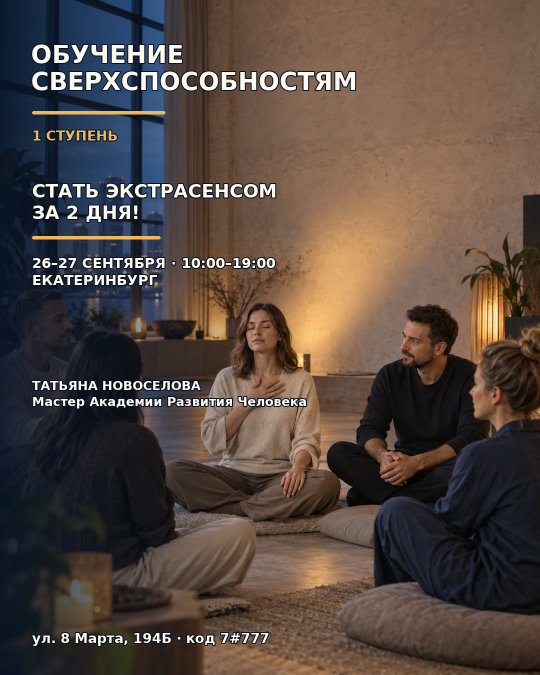
#> input picture outputs/obuchenie-sverhsposobnostyam/17-layout-editorial-column.png, 1080 x 1350 px, given in place of exec-b0fe1202-6a0a-4b4c-a168-3592ebb45305.png, which was not available (shown at 1/2 size)
$ python build_integrated_event_posters.py
#> lines starting #> are read from the running program, lines starting #| are printed output that depends on the picture
### scripts/build_event_posters.py
from __future__ import annotations

import math
import random
from pathlib import Path

from PIL import Image, ImageDraw, ImageFilter, ImageFont, ImageOps


ROOT = Path(r"C:\Users\Lenovo\Documents\ChatGPT\images_for_media")
SOURCES = Path(r"C:\Users\Lenovo\.codex\generated_images\01a080a6-b560-7c12-bf98-2c1f9a33703e")
OUT = ROOT / "outputs" / "obuchenie-sverhsposobnostyam"
OUT.mkdir(parents=True, exist_ok=True)

W, H = 1080, 1350
FONT = Path(r"C:\Windows\Fonts\DejaVuSans.ttf")
BOLD = Path(r"C:\Windows\Fonts\DejaVuSans-Bold.ttf")

SPECS = [
    ("exec-b0fe1202-6a0a-4b4c-a168-3592ebb45305.png", "01-sovremennaya.png", (10, 20, 38, 185), (255, 255, 255)),
    ("exec-816a7f0f-210b-401b-987d-5f3de609e816.png", "02-praktikum.png", (21, 34, 26, 178), (255, 255, 250)),
    ("exec-40b0a840-50a1-4b71-89fb-ff5d382ffede.png", "03-simvolicheskaya.png", (7, 16, 38, 188), (250, 234, 190)),
]
GIF_SOURCE = "exec-530cd1a1-b74e-456a-96ca-9d8029f86fbe.png"


def font(path: Path, size: int) -> ImageFont.FreeTypeFont:
    return ImageFont.truetype(str(path), size)


def base_image(source: str) -> Image.Image:
    image = Image.open(SOURCES / source).convert("RGB")
#> image is the input picture: PIL image 1080x1350 RGB; mean R, G, B 87, 72.9, 65.6
    return ImageOps.fit(image, (W, H), method=Image.Resampling.LANCZOS, centering=(0.5, 0.5))


# [68 lines left out: functions draw_centered, add_copy, build_pngs, build_gif, not called in this run]


# [4 lines that do not run on import are left out]

### scripts/build_integrated_event_posters.py
from __future__ import annotations

import math
import random
from pathlib import Path

from PIL import Image, ImageDraw, ImageFilter, ImageSequence

from build_event_posters import GIF_SOURCE, OUT, W, H, base_image, font, BOLD


def block(draw, xy, text, size, color, align="left", spacing=3, stroke=(7, 13, 28, 190)):
    draw.multiline_text(
        xy,
        text,
        font=font(BOLD, size),
        fill=color,
        spacing=spacing,
        align=align,
        stroke_width=2,
        stroke_fill=stroke,
    )


def line(draw, x, y, width, color):
    draw.rounded_rectangle((x, y, x + width, y + 5), radius=3, fill=color)


def integrated_copy(image: Image.Image, style: int) -> Image.Image:
#> called with style = 1
    layer = Image.new("RGBA", (W, H), (0, 0, 0, 0))
#> layer: PIL image 1080x1350 RGBA; every value is 0
    draw = ImageDraw.Draw(layer)
    if style == 1:
        white, accent, dark = (250, 248, 242, 255), (237, 181, 97, 255), (7, 18, 38, 210)
        block(draw, (68, 66), "ОБУЧЕНИЕ\nСВЕРХСПОСОБНОСТЯМ", 49, white, spacing=-2, stroke=dark)
        line(draw, 70, 192, 208, accent)
        block(draw, (70, 218), "1 СТУПЕНЬ", 22, accent, stroke=dark)
        block(draw, (70, 274), "СТАТЬ ЭКСТРАСЕНСОМ\nЗА 2 ДНЯ!", 31, white, spacing=0, stroke=dark)
        block(draw, (698, 456), "26–27 СЕНТЯБРЯ\n10:00–19:00 · ЕКАТЕРИНБУРГ", 20, white, spacing=4, stroke=dark)
        line(draw, 700, 540, 184, accent)
        block(draw, (618, 585), "ТАТЬЯНА НОВОСЕЛОВА\nМастер Академии\nРазвития Человека", 18, white, spacing=2, stroke=dark)
        block(draw, (70, 1270), "ул. 8 Марта, 194Б · код 7#777", 20, white, stroke=dark)
    elif style == 2:
        white, accent, dark = (254, 251, 239, 255), (65, 100, 73, 255), (250, 248, 235, 205)
        block(draw, (546, 66), "ОБУЧЕНИЕ\nСВЕРХСПОСОБНОСТЯМ", 38, accent, spacing=-2, stroke=dark)
        line(draw, 550, 166, 188, accent)
        block(draw, (550, 193), "1 СТУПЕНЬ", 20, accent, stroke=dark)
        block(draw, (70, 484), "СТАТЬ ЭКСТРАСЕНСОМ\nЗА 2 ДНЯ!", 31, white, spacing=0, stroke=(24, 44, 28, 210))
        line(draw, 72, 567, 170, (238, 222, 154, 255))
        block(draw, (70, 602), "26–27 СЕНТЯБРЯ · 10:00–19:00\nЕКАТЕРИНБУРГ", 20, white, spacing=4, stroke=(24, 44, 28, 210))
        block(draw, (610, 1025), "ТАТЬЯНА НОВОСЕЛОВА\nМастер Академии\nРазвития Человека", 18, accent, spacing=2, stroke=dark)
        block(draw, (70, 1270), "ул. 8 Марта, 194Б · код 7#777", 20, accent, stroke=dark)
    elif style == 3:
        gold, pearl, dark = (247, 222, 160, 255), (241, 242, 246, 255), (4, 10, 28, 220)
        block(draw, (126, 68), "ОБУЧЕНИЕ\nСВЕРХСПОСОБНОСТЯМ", 50, gold, spacing=-2, stroke=dark)
        line(draw, 126, 195, 258, gold)
        block(draw, (126, 222), "1 СТУПЕНЬ", 21, pearl, stroke=dark)
        block(draw, (230, 482), "СТАТЬ ЭКСТРАСЕНСОМ\nЗА 2 ДНЯ!", 30, gold, spacing=0, stroke=dark)
        block(draw, (76, 730), "26–27 СЕНТЯБРЯ\n10:00–19:00\nЕКАТЕРИНБУРГ", 19, pearl, spacing=4, stroke=dark)
        block(draw, (642, 1058), "ТАТЬЯНА НОВОСЕЛОВА\nМастер Академии\nРазвития Человека", 17, gold, spacing=2, stroke=dark)
        block(draw, (70, 1270), "ул. 8 Марта, 194Б · код 7#777", 20, pearl, stroke=dark)
    else:
        gold, pearl, dark = (247, 222, 160, 255), (241, 242, 246, 255), (4, 10, 28, 220)
        block(draw, (128, 66), "ОБУЧЕНИЕ\nСВЕРХСПОСОБНОСТЯМ", 50, gold, spacing=-2, stroke=dark)
        line(draw, 128, 194, 260, gold)
        block(draw, (128, 222), "1 СТУПЕНЬ", 21, pearl, stroke=dark)
        block(draw, (686, 420), "СТАТЬ\nЭКСТРАСЕНСОМ\nЗА 2 ДНЯ!", 27, gold, spacing=1, stroke=dark)
        block(draw, (74, 778), "26–27 СЕНТЯБРЯ\n10:00–19:00\nЕКАТЕРИНБУРГ", 19, pearl, spacing=4, stroke=dark)
        block(draw, (610, 1056), "ТАТЬЯНА НОВОСЕЛОВА\nМастер Академии\nРазвития Человека", 17, gold, spacing=2, stroke=dark)
        block(draw, (70, 1270), "ул. 8 Марта, 194Б · код 7#777", 20, pearl, stroke=dark)
    return Image.alpha_composite(image.convert("RGBA"), layer)
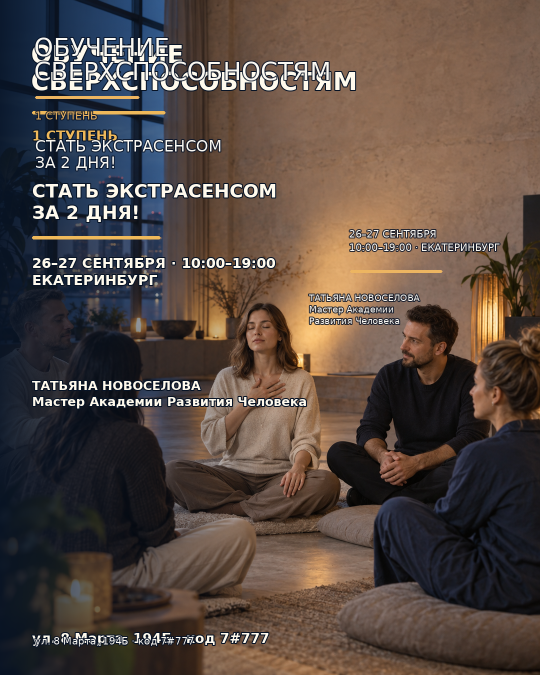
#> returned value: PIL image 1080x1350 RGBA (shown at 1/2 size); mean R, G, B, A 87.2, 73.5, 66.4, 255


def build_pngs():
    sources = [
        "exec-b0fe1202-6a0a-4b4c-a168-3592ebb45305.png",
        "exec-816a7f0f-210b-401b-987d-5f3de609e816.png",
        "exec-40b0a840-50a1-4b71-89fb-ff5d382ffede.png",
    ]
    names = ["05-sovremennaya-integrated.png", "06-praktikum-integrated.png", "07-simvolicheskaya-integrated.png"]
    for index, (source, name) in enumerate(zip(sources, names), start=1):
        integrated_copy(base_image(source), index).convert("RGB").save(OUT / name, quality=95)
#> pass 2 of the loop in build_pngs, `for index, (source, name) in enumerate(zip(sources, names), start=1):`:
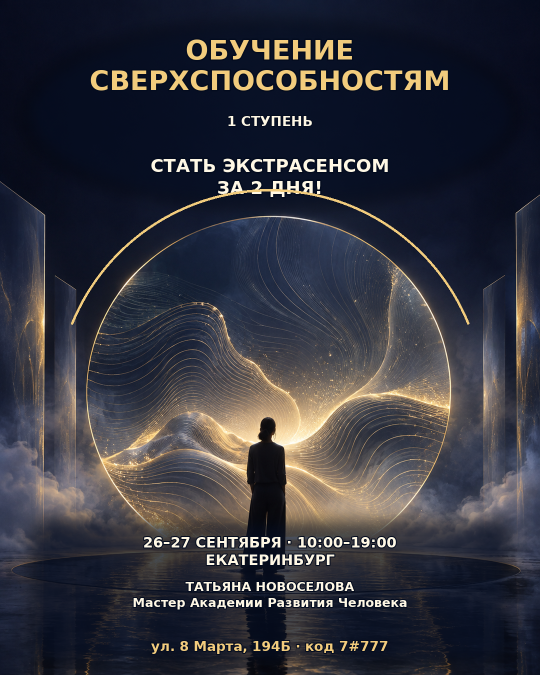
#> input picture outputs/obuchenie-sverhsposobnostyam/19-layout-scene-integrated.png, 1080 x 1350 px, given in place of exec-816a7f0f-210b-401b-987d-5f3de609e816.png, which was not available (shown at 1/2 size)
#> in base_image, image is the input picture: PIL image 1080x1350 RGB; mean R, G, B 52.7, 53.2, 62.1
#> in integrated_copy (call 2), `return Image.alpha_composite(image.convert("RGBA"), layer)`:
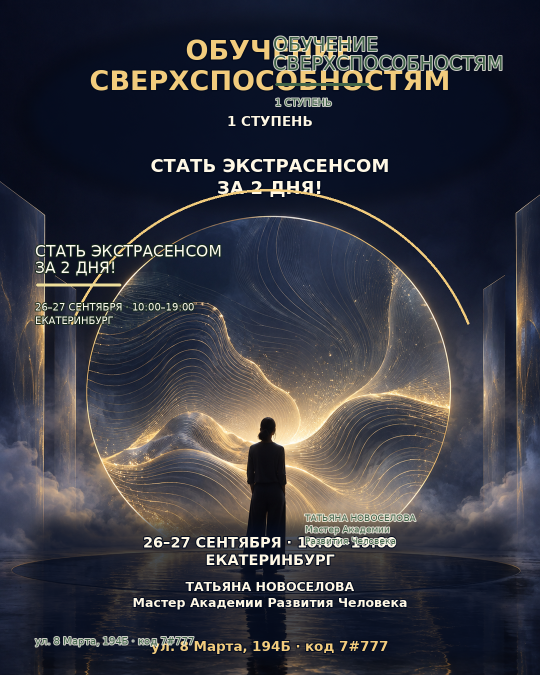
#> returned value: PIL image 1080x1350 RGBA (shown at 1/2 size); mean R, G, B, A 55.3, 56.2, 64.4, 255


def build_gif():
    original = base_image(GIF_SOURCE)
    random.seed(260927)
    particles = [(random.randint(250, 840), random.randint(440, 1030), random.randint(2, 5), random.random() * math.tau) for _ in range(80)]
    frames = []
    for index in range(18):
        phase = index / 18 * math.tau
        effects = Image.new("RGBA", (W, H), (0, 0, 0, 0))
        draw = ImageDraw.Draw(effects)
        draw.ellipse((382, 507, 698, 823), fill=(255, 197, 83, int(20 + 32 * (0.5 + 0.5 * math.sin(phase)))))
        for x, y, radius, offset in particles:
            alpha = int(35 + 150 * (0.5 + 0.5 * math.sin(phase * 1.7 + offset)))
            drift = int(15 * math.sin(phase + offset))
            draw.ellipse((x + drift - radius, y - radius, x + drift + radius, y + radius), fill=(255, 207, 107, alpha))
        mist = Image.new("RGBA", (W, 250), (0, 0, 0, 0))
        mist_draw = ImageDraw.Draw(mist)
        for wave in range(8):
            yy = 25 + wave * 30 + int(12 * math.sin(phase + wave))
            mist_draw.ellipse((-180 + int(80 * math.sin(phase + wave)), yy, 650, yy + 84), fill=(225, 235, 255, 18))
            mist_draw.ellipse((430 + int(70 * math.sin(phase + wave + 1)), yy + 10, 1250, yy + 100), fill=(225, 235, 255, 16))
        effects.alpha_composite(mist.filter(ImageFilter.GaussianBlur(20)), (0, 1010))
        for side in (0, 1):
            base_x = 130 if side == 0 else 820
            shift = int(30 * math.sin(phase + side * math.pi))
            draw.polygon([(base_x + shift, 400), (base_x + 55 + shift, 430), (base_x + 175 + shift, 930), (base_x + 105 + shift, 905)], fill=(255, 233, 188, 24))
        animated = Image.alpha_composite(original.convert("RGBA"), effects)
        frames.append(integrated_copy(animated, 4).convert("P", palette=Image.Palette.ADAPTIVE))
    frames[0].save(OUT / "08-3d-animaciya-integrated.gif", save_all=True, append_images=frames[1:], duration=80, loop=0, optimize=False, disposal=2)


if __name__ == "__main__":
    build_pngs()
#> (the run stopped early here; a loop or call above may not have finished)
